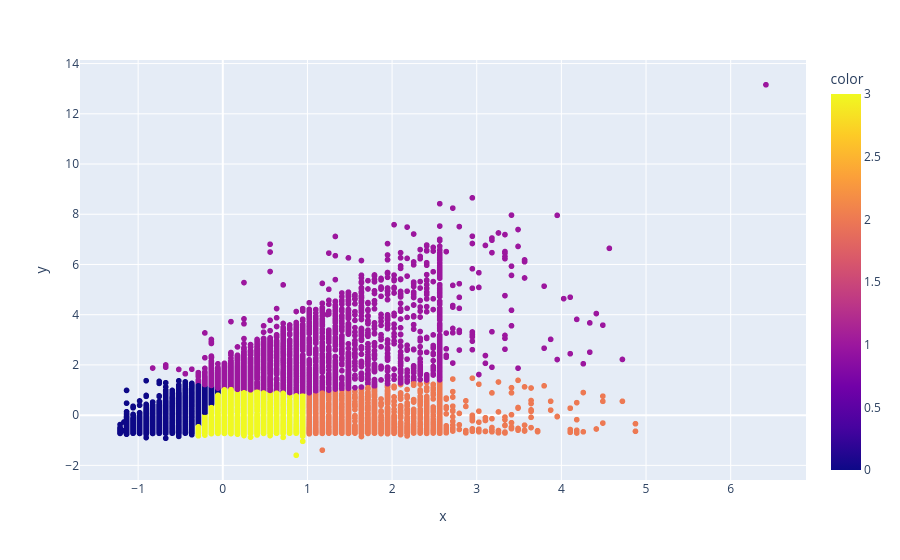

Notebook code for this chart:
### Code cell
grafico = px.scatter(x = X_cartao[:, 0], y = X_cartao[:,1], color=rotulos)
grafico.show()

### Figure 1 — Plotly figure (JSON) as saved in the notebook; plotly's stock layout.template omitted (floating-point values rounded to 4 significant figures; data arrays with more than 128 entries replaced by an {"elided": "..."} marker saying what was removed)
{"data": [{"hovertemplate": "x=%{x}<br>y=%{y}<br>color=%{marker.color}<extra></extra>", "legendgroup": "", "marker": {"color": {"elided": "30000 int values"}, "coloraxis": "coloraxis", "symbol": "circle"}, "mode": "markers", "name": "", "showlegend": false, "type": "scattergl", "x": {"elided": "30000 float values"}, "xaxis": "x", "y": {"elided": "30000 float values"}, "yaxis": "y"}], "layout": {"coloraxis": {"colorbar": {"title": {"text": "color"}}, "colorscale": [[0, "#0d0887"], [0.1111, "#46039f"], [0.2222, "#7201a8"], [0.3333, "#9c179e"], [0.4444, "#bd3786"], [0.5556, "#d8576b"], [0.6667, "#ed7953"], [0.7778, "#fb9f3a"], [0.8889, "#fdca26"], [1, "#f0f921"]]}, "legend": {"tracegroupgap": 0}, "margin": {"t": 60}, "xaxis": {"anchor": "y", "domain": [0, 1], "title": {"text": "x"}}, "yaxis": {"anchor": "x", "domain": [0, 1], "title": {"text": "y"}}}}
